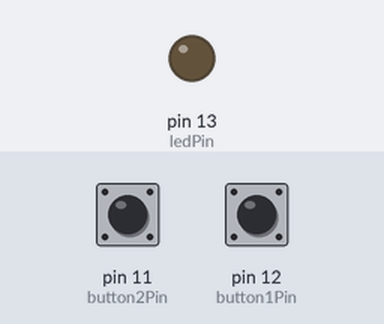
Bench run of a sketch on a simulated Arduino Uno, built with avr-gcc and run on an emulated ATmega328P. Parts: output pins drawn as LEDs (lit = HIGH). Inputs (shaded band) come from the test bench; at power-on: pin 11 (button2Pin) HIGH, pin 12 (button1Pin) HIGH.

Above: at 1.2 s.
1.3 s: pin 11 (button2Pin) pulled LOW for 0.15 s
At 1.37 s:
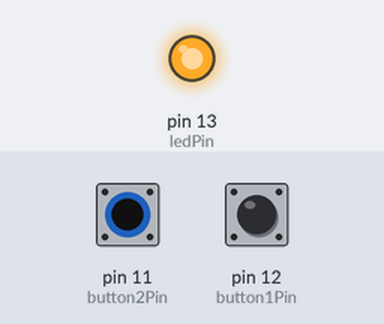
2.9 s: pin 11 (button2Pin) pulled LOW for 3.2 s
At 7.1 s:
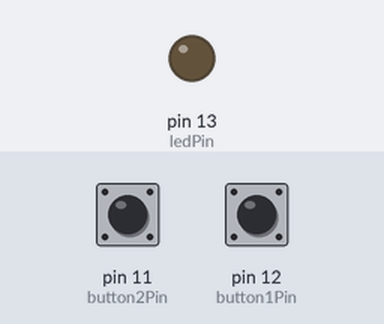
7.6 s: pin 12 (button1Pin) pulled LOW for 3.2 s
At 8.2 s:
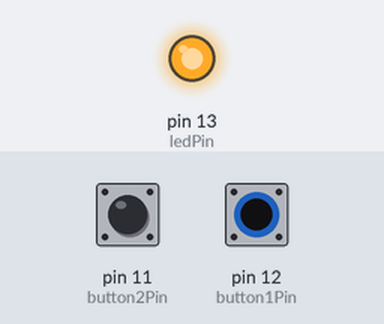
Timing chart, 0 to 12.3 s (numbered marks = the images above; inputs shaded):
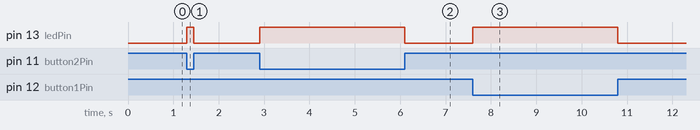

Measured:
- after the input at 1.3 s, pin 13 (ledPin): LOW → HIGH at once, → LOW 0.15 s later
- after the input at 2.9 s, pin 13 (ledPin): LOW → HIGH at once, → LOW 3.2 s later
- after the input at 7.6 s, pin 13 (ledPin): LOW → HIGH at once, → LOW 3.2 s later

The sketch:

nupp.ino
```cpp
const int button1Pin = 12;  	//viik kunu on ühebdatud nupp1
const int button2Pin = 11; 	//viik kuhu on ühendatud nupp2
const int ledPin =  13;

void setup()
{
  pinMode(button1Pin, INPUT); //algväärtuse nupu viigu sisendiks
  pinMode(button2Pin, INPUT); //algväärtuse nupu viigu sisendiks
  pinMode(ledPin, OUTPUT);   //algväärtuse LED viigu väljundiks
}

void loop()
{
  int button1State, button2State;  //nupu oleku muutujad
  button1State = digitalRead(button1Pin);// salvestame muutujasse nupu hetke väärtuse(HIGH või LOW)
  button2State = digitalRead(button2Pin);

  if (button1State == LOW || button2State == LOW)
  {
    digitalWrite(ledPin, HIGH);  // lülitame LED sisse
  }
  else
  {
    digitalWrite(ledPin, LOW);  // lülitame LED välja
  }
}
```
